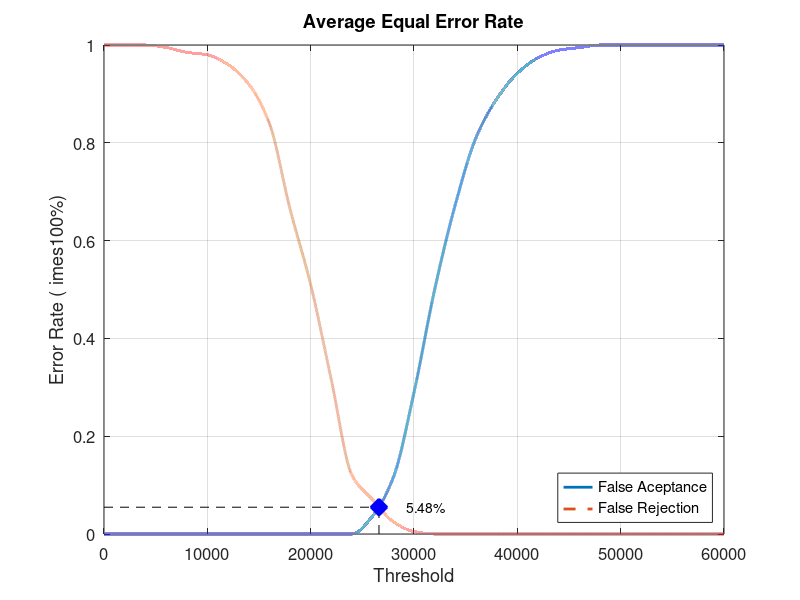
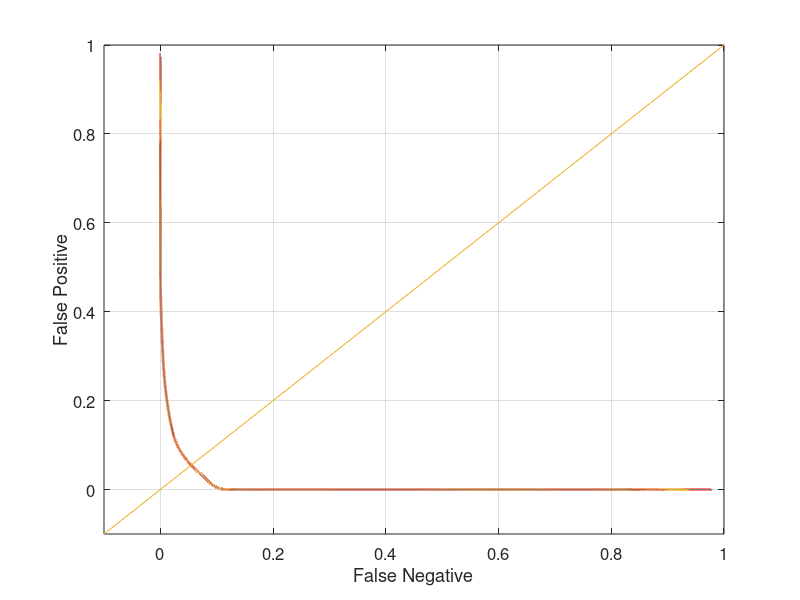

Write the MATLAB code that produced these figures, in order.
close all;
clear;
clc;
x = 0:2000:60000;
xq = 0:0.5:60000;

y0 = [0 0 0 0 0 0 0 0 0 0 0 0 0 0.0368421 0.115789 0.289474 0.5 0.673684 0.810526 0.889474 0.942105 0.973684 0.989474 0.994737 1 1 1 1 1 1 1]
yy0 = interp1(x, y0, xq, 'pchip');
y1 = [1 1 1 0.995 0.985 0.98 0.96 0.92 0.84 0.665 0.51 0.315 0.12 0.07 0.025 0.005 0 0 0 0 0 0 0 0 0 0 0 0 0 0 0]
yy1 = interp1(x, y1, xq, 'pchip');

% Calculating EER: 
y2 = abs(y0 - y1);
find(y2 == min(y2))
yy2 = abs(yy0 - yy1);
xEER = find(yy2 == min(yy2));
xEERIndex = xq(xEER) % X-axis EER
yEER = yy0(xEER) % Y-axis EER

main = figure
plot(xq, yy0,'-','LineWidth', 2);	hold on
plot(xq, yy1,'--','LineWidth', 2);	hold on
plot([xEERIndex xEERIndex], [0 yEER], 'k--');	hold on
plot([0 xEERIndex], [yEER yEER], 'k--');	hold on
plot(xEERIndex, yEER, 'bx', 'LineWidth', 10);	hold on
text(xEERIndex + 10 * xEERIndex / 100, yEER, [num2str(round((10000 * yEER)) / 100) '%'])
legend('False Aceptance', 'False Rejection', 'Location', 'SouthEast')
xlabel('Threshold')
ylabel('Error Rate (	imes100%)')
title('Average Equal Error Rate')
set(gca, 'FontSize', 12)
axis([0 60000 0 1])
grid on

print(main, 'Database2_4Main', '-dpng');
FNRxFPR = figure('Color', [1 1 1]);
plot(yy1, yy0, '-', yy1, yy0, 'LineWidth', 2);
hold on
y = -0.1:0.1:1
plot(y, y); 
set(gca, 'FontSize', 12)
xlabel('False Negative')
ylabel('False Positive')
axis([-0.1 1 -0.1 1])
set(gca, 'FontSize', 12)
grid on

print(FNRxFPR, 'Database2_4FNRxFPR','-dpng');